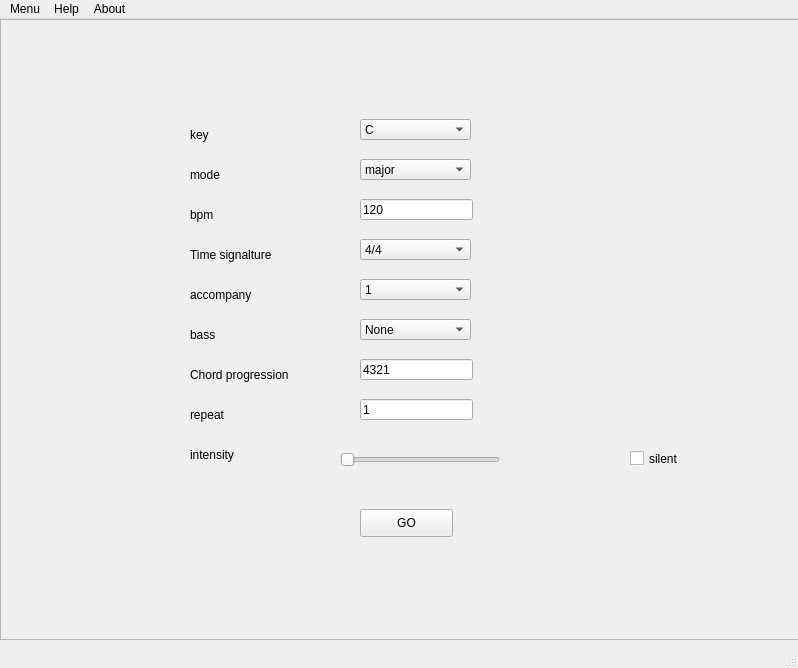
<?xml version="1.0" encoding="UTF-8"?>
<ui version="4.0">
 <class>MainWindow</class>
 <widget class="QMainWindow" name="MainWindow">
  <property name="geometry">
   <rect>
    <x>0</x>
    <y>0</y>
    <width>798</width>
    <height>668</height>
   </rect>
  </property>
  <property name="windowTitle">
   <string>MainWindow</string>
  </property>
  <widget class="QWidget" name="centralwidget">
   <widget class="QWidget" name="verticalLayoutWidget">
    <property name="geometry">
     <rect>
      <x>0</x>
      <y>0</y>
      <width>801</width>
      <height>621</height>
     </rect>
    </property>
    <layout class="QVBoxLayout" name="verticalLayout_2">
     <item>
      <layout class="QVBoxLayout" name="verticalLayout_3">
       <item>
        <widget class="QFrame" name="frame">
         <property name="enabled">
          <bool>true</bool>
         </property>
         <property name="styleSheet">
          <string notr="true">background-image:url(&quot;C:/Users/dongmie1999/Desktop/psb-5.jpeg&quot;)</string>
         </property>
         <property name="frameShape">
          <enum>QFrame::StyledPanel</enum>
         </property>
         <property name="frameShadow">
          <enum>QFrame::Raised</enum>
         </property>
         <widget class="QComboBox" name="w_time_signalture">
          <property name="geometry">
           <rect>
            <x>360</x>
            <y>220</y>
            <width>111</width>
            <height>21</height>
           </rect>
          </property>
          <item>
           <property name="text">
            <string>4/4</string>
           </property>
          </item>
          <item>
           <property name="text">
            <string>3/4</string>
           </property>
          </item>
         </widget>
         <widget class="QComboBox" name="w_mode">
          <property name="geometry">
           <rect>
            <x>360</x>
            <y>140</y>
            <width>111</width>
            <height>21</height>
           </rect>
          </property>
          <item>
           <property name="text">
            <string>major</string>
           </property>
          </item>
          <item>
           <property name="text">
            <string>dorian</string>
           </property>
          </item>
          <item>
           <property name="text">
            <string>phrygian</string>
           </property>
          </item>
          <item>
           <property name="text">
            <string>lydian</string>
           </property>
          </item>
          <item>
           <property name="text">
            <string>mixolydian</string>
           </property>
          </item>
          <item>
           <property name="text">
            <string>minor</string>
           </property>
          </item>
          <item>
           <property name="text">
            <string>locrian</string>
           </property>
          </item>
          <item>
           <property name="text">
            <string>major pentatonic</string>
           </property>
          </item>
          <item>
           <property name="text">
            <string>minor pentatonic</string>
           </property>
          </item>
         </widget>
         <widget class="QComboBox" name="w_bass">
          <property name="geometry">
           <rect>
            <x>360</x>
            <y>300</y>
            <width>111</width>
            <height>21</height>
           </rect>
          </property>
          <item>
           <property name="text">
            <string>None</string>
           </property>
          </item>
          <item>
           <property name="text">
            <string>1</string>
           </property>
          </item>
          <item>
           <property name="text">
            <string>2</string>
           </property>
          </item>
          <item>
           <property name="text">
            <string>3</string>
           </property>
          </item>
          <item>
           <property name="text">
            <string>4</string>
           </property>
          </item>
          <item>
           <property name="text">
            <string>5</string>
           </property>
          </item>
          <item>
           <property name="text">
            <string>6</string>
           </property>
          </item>
          <item>
           <property name="text">
            <string>7</string>
           </property>
          </item>
         </widget>
         <widget class="QComboBox" name="w_accompany">
          <property name="geometry">
           <rect>
            <x>360</x>
            <y>260</y>
            <width>111</width>
            <height>21</height>
           </rect>
          </property>
          <item>
           <property name="text">
            <string>1</string>
           </property>
          </item>
          <item>
           <property name="text">
            <string>2</string>
           </property>
          </item>
          <item>
           <property name="text">
            <string>3</string>
           </property>
          </item>
          <item>
           <property name="text">
            <string>4</string>
           </property>
          </item>
          <item>
           <property name="text">
            <string>5</string>
           </property>
          </item>
          <item>
           <property name="text">
            <string>6</string>
           </property>
          </item>
         </widget>
         <widget class="QComboBox" name="w_key">
          <property name="enabled">
           <bool>true</bool>
          </property>
          <property name="geometry">
           <rect>
            <x>360</x>
            <y>100</y>
            <width>111</width>
            <height>21</height>
           </rect>
          </property>
          <property name="currentText">
           <string>C</string>
          </property>
          <property name="currentIndex">
           <number>0</number>
          </property>
          <property name="maxVisibleItems">
           <number>7</number>
          </property>
          <item>
           <property name="text">
            <string>C</string>
           </property>
          </item>
          <item>
           <property name="text">
            <string>D</string>
           </property>
          </item>
          <item>
           <property name="text">
            <string>E</string>
           </property>
          </item>
          <item>
           <property name="text">
            <string>F</string>
           </property>
          </item>
          <item>
           <property name="text">
            <string>G</string>
           </property>
          </item>
          <item>
           <property name="text">
            <string>A</string>
           </property>
          </item>
          <item>
           <property name="text">
            <string>B</string>
           </property>
          </item>
         </widget>
        </widget>
       </item>
      </layout>
     </item>
    </layout>
   </widget>
   <widget class="QLabel" name="label">
    <property name="geometry">
     <rect>
      <x>190</x>
      <y>340</y>
      <width>141</width>
      <height>31</height>
     </rect>
    </property>
    <property name="text">
     <string>Chord progression</string>
    </property>
   </widget>
   <widget class="QPushButton" name="w_play">
    <property name="geometry">
     <rect>
      <x>360</x>
      <y>490</y>
      <width>93</width>
      <height>28</height>
     </rect>
    </property>
    <property name="text">
     <string>GO</string>
    </property>
    <property name="autoDefault">
     <bool>false</bool>
    </property>
    <property name="default">
     <bool>false</bool>
    </property>
    <property name="flat">
     <bool>false</bool>
    </property>
   </widget>
   <widget class="QLabel" name="label_7">
    <property name="geometry">
     <rect>
      <x>190</x>
      <y>380</y>
      <width>121</width>
      <height>31</height>
     </rect>
    </property>
    <property name="text">
     <string>repeat</string>
    </property>
   </widget>
   <widget class="QSlider" name="w_intensity">
    <property name="geometry">
     <rect>
      <x>340</x>
      <y>430</y>
      <width>160</width>
      <height>22</height>
     </rect>
    </property>
    <property name="maximum">
     <number>100</number>
    </property>
    <property name="singleStep">
     <number>1</number>
    </property>
    <property name="orientation">
     <enum>Qt::Horizontal</enum>
    </property>
   </widget>
   <widget class="QLineEdit" name="w_repeat">
    <property name="geometry">
     <rect>
      <x>360</x>
      <y>380</y>
      <width>113</width>
      <height>21</height>
     </rect>
    </property>
    <property name="inputMask">
     <string/>
    </property>
    <property name="text">
     <string>1</string>
    </property>
    <property name="maxLength">
     <number>32767</number>
    </property>
   </widget>
   <widget class="QLineEdit" name="w_bpm">
    <property name="geometry">
     <rect>
      <x>360</x>
      <y>180</y>
      <width>113</width>
      <height>21</height>
     </rect>
    </property>
    <property name="text">
     <string>120</string>
    </property>
   </widget>
   <widget class="QLineEdit" name="w_chord_progression">
    <property name="geometry">
     <rect>
      <x>360</x>
      <y>340</y>
      <width>113</width>
      <height>21</height>
     </rect>
    </property>
    <property name="text">
     <string>4321</string>
    </property>
   </widget>
   <widget class="QLabel" name="label_6">
    <property name="geometry">
     <rect>
      <x>190</x>
      <y>180</y>
      <width>121</width>
      <height>31</height>
     </rect>
    </property>
    <property name="text">
     <string>bpm</string>
    </property>
   </widget>
   <widget class="QLabel" name="label_5">
    <property name="geometry">
     <rect>
      <x>190</x>
      <y>100</y>
      <width>121</width>
      <height>31</height>
     </rect>
    </property>
    <property name="text">
     <string>key</string>
    </property>
   </widget>
   <widget class="QLabel" name="label_3">
    <property name="geometry">
     <rect>
      <x>190</x>
      <y>420</y>
      <width>121</width>
      <height>31</height>
     </rect>
    </property>
    <property name="text">
     <string>intensity</string>
    </property>
   </widget>
   <widget class="QLabel" name="label_2">
    <property name="geometry">
     <rect>
      <x>190</x>
      <y>220</y>
      <width>121</width>
      <height>31</height>
     </rect>
    </property>
    <property name="text">
     <string>Time signalture</string>
    </property>
   </widget>
   <widget class="QLabel" name="label_4">
    <property name="geometry">
     <rect>
      <x>190</x>
      <y>140</y>
      <width>121</width>
      <height>31</height>
     </rect>
    </property>
    <property name="text">
     <string>mode</string>
    </property>
   </widget>
   <widget class="QLabel" name="label_8">
    <property name="geometry">
     <rect>
      <x>190</x>
      <y>260</y>
      <width>121</width>
      <height>31</height>
     </rect>
    </property>
    <property name="text">
     <string>accompany</string>
    </property>
   </widget>
   <widget class="QLabel" name="label_9">
    <property name="geometry">
     <rect>
      <x>190</x>
      <y>300</y>
      <width>121</width>
      <height>31</height>
     </rect>
    </property>
    <property name="text">
     <string>bass</string>
    </property>
   </widget>
   <widget class="QCheckBox" name="checkBox">
    <property name="geometry">
     <rect>
      <x>630</x>
      <y>430</y>
      <width>91</width>
      <height>19</height>
     </rect>
    </property>
    <property name="text">
     <string>silent</string>
    </property>
   </widget>
  </widget>
  <widget class="QMenuBar" name="menubar">
   <property name="geometry">
    <rect>
     <x>0</x>
     <y>0</y>
     <width>798</width>
     <height>26</height>
    </rect>
   </property>
   <widget class="QMenu" name="menusetting">
    <property name="title">
     <string>Menu</string>
    </property>
    <addaction name="separator"/>
    <addaction name="actionsetting"/>
    <addaction name="separator"/>
    <addaction name="actionexit"/>
   </widget>
   <widget class="QMenu" name="menuhelp">
    <property name="title">
     <string>Help</string>
    </property>
    <addaction name="actiondocument_2"/>
   </widget>
   <widget class="QMenu" name="menuAbout">
    <property name="title">
     <string>About</string>
    </property>
    <addaction name="actionabout"/>
   </widget>
   <addaction name="menusetting"/>
   <addaction name="menuhelp"/>
   <addaction name="menuAbout"/>
  </widget>
  <widget class="QStatusBar" name="statusbar"/>
  <action name="actionsetting">
   <property name="text">
    <string>setting</string>
   </property>
  </action>
  <action name="actionexit">
   <property name="text">
    <string>exit</string>
   </property>
  </action>
  <action name="actiondocument_2">
   <property name="text">
    <string>document</string>
   </property>
  </action>
  <action name="actionabout">
   <property name="text">
    <string>about</string>
   </property>
  </action>
 </widget>
 <resources/>
 <connections/>
</ui>
